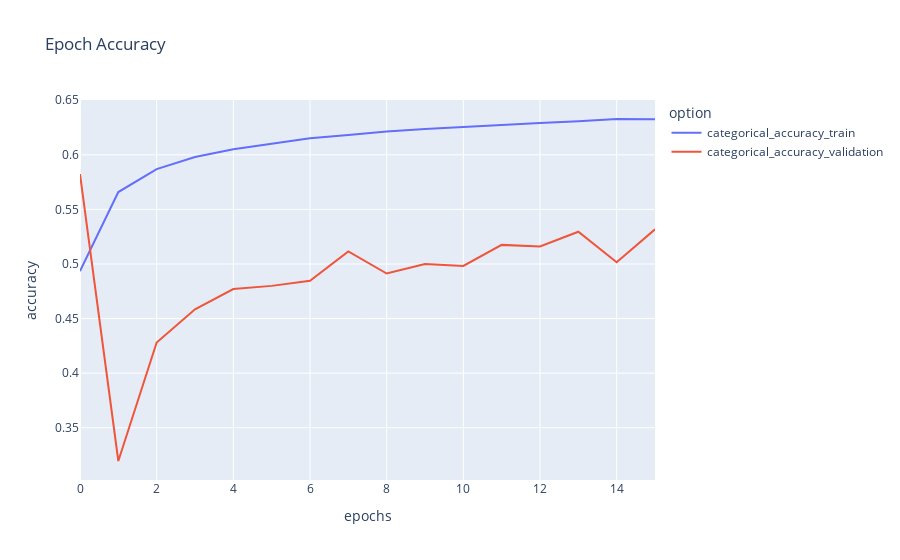

The notebook cell saved with this chart:
### Code cell
metrics_df = plot_graph("accuracy")
metrics_df.plot(title="Epoch Accuracy", labels=dict(index="epochs", value="accuracy", variable="option"))

### Figure 1 — Plotly figure (JSON) as saved in the notebook; plotly's stock layout.template omitted (floating-point values rounded to 4 significant figures)
{"data": [{"hovertemplate": "option=categorical_accuracy_train<br>epochs=%{x}<br>accuracy=%{y}<extra></extra>", "legendgroup": "categorical_accuracy_train", "line": {"color": "#636efa", "dash": "solid"}, "mode": "lines", "name": "categorical_accuracy_train", "orientation": "v", "showlegend": true, "type": "scatter", "x": [0, 1, 2, 3, 4, 5, 6, 7, 8, 9, 10, 11, 12, 13, 14, 15], "xaxis": "x", "y": [0.4935, 0.5659, 0.5869, 0.5979, 0.6051, 0.6099, 0.6151, 0.618, 0.6214, 0.6235, 0.6256, 0.6273, 0.6292, 0.6308, 0.6328, 0.6325], "yaxis": "y"}, {"hovertemplate": "option=categorical_accuracy_validation<br>epochs=%{x}<br>accuracy=%{y}<extra></extra>", "legendgroup": "categorical_accuracy_validation", "line": {"color": "#EF553B", "dash": "solid"}, "mode": "lines", "name": "categorical_accuracy_validation", "orientation": "v", "showlegend": true, "type": "scatter", "x": [0, 1, 2, 3, 4, 5, 6, 7, 8, 9, 10, 11, 12, 13, 14, 15], "xaxis": "x", "y": [0.5823, 0.3196, 0.4281, 0.4585, 0.477, 0.4799, 0.4847, 0.5116, 0.4913, 0.5, 0.4982, 0.5175, 0.516, 0.5295, 0.5016, 0.5317], "yaxis": "y"}], "layout": {"legend": {"title": {"text": "option"}, "tracegroupgap": 0}, "title": {"text": "Epoch Accuracy"}, "xaxis": {"anchor": "y", "domain": [0, 1], "title": {"text": "epochs"}}, "yaxis": {"anchor": "x", "domain": [0, 1], "title": {"text": "accuracy"}}}}
